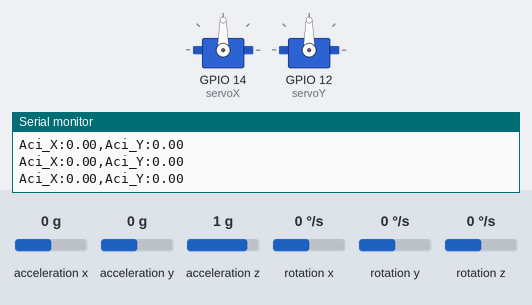
The sketch below on a simulated ESP8266 (NodeMCU). On the bench: 2 × servo, the last lines printed to the serial monitor. Wiring (inferred from the names in the program): MPU-6050 motion sensor at I2C address 0x68. The test bench sets the inputs (shaded band); at power-on: acceleration x 0 g, acceleration y 0 g, acceleration z 1 g, rotation x 0 °/s, rotation y 0 °/s, rotation z 0 °/s.

Above: at 2.2 s.
2.3 s: acceleration x set to -1.4 g
At 3.8 s:
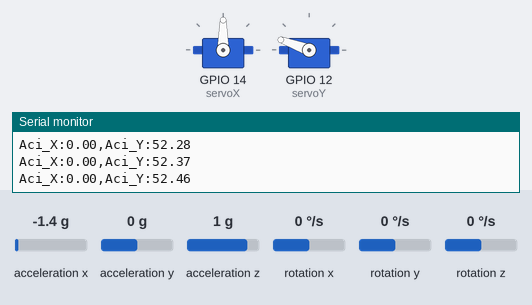
5.3 s: acceleration y set to -0.8 g
At 7.5 s:
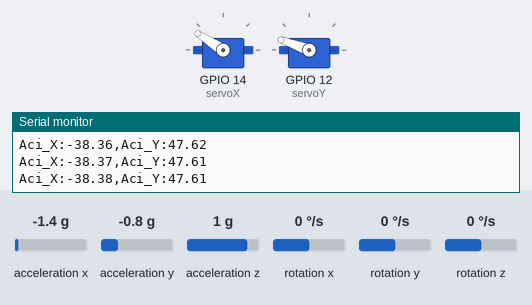
8.3 s: acceleration z set to 1.4 g
At 10.5 s:
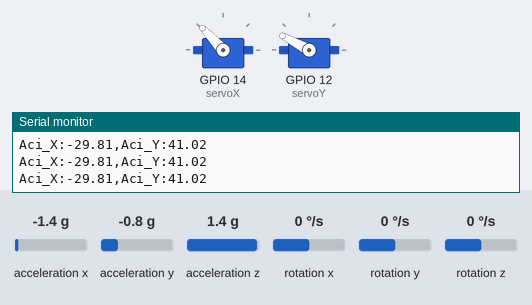
11.3 s: acceleration z set to 0 g
At 12.8 s:
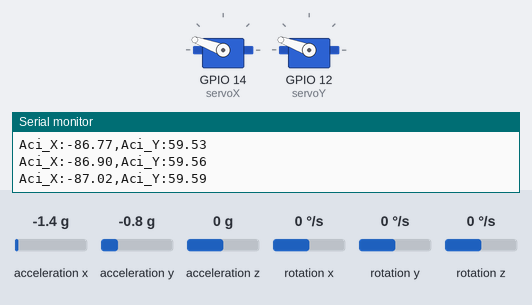
13.1 s: acceleration x set to 1.4 g
At 14.9 s:
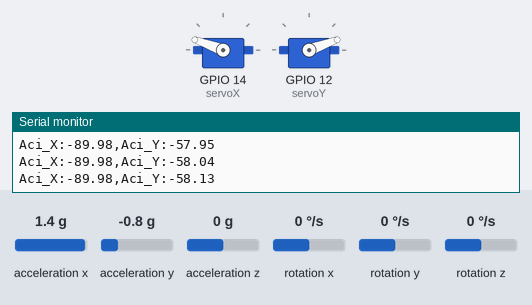
15.6 s: rotation x set to 192 °/s
Timing chart, 0 to 19.4 s (numbered marks = the images above; inputs shaded):
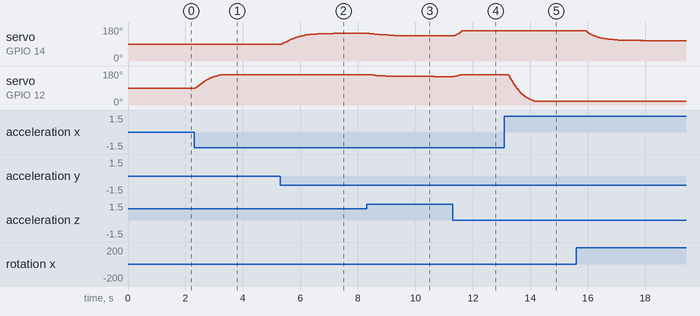

The sketch:

sketch_jun17a.ino
```cpp
#include <Wire.h>
#include <Servo.h>

// MPU6050 I2C Adresi
const int MPU_addr = 0x68;

// Servo Motor Nesneleri
Servo servoX;
Servo servoY;

// Sensörden ham verileri çeken veri yapısı (Derleyicinin tanıması için en başa aldık)
struct sensors_event_t {
  int16_t accX, accY, accZ;
  int16_t gyrX, gyrY, gyrZ;
};

// Filtre Değişkenleri
float aciX = 0, aciY = 0;
float lowPassAX = 0, lowPassAY = 0, lowPassAZ = 0;
unsigned long oncekiZaman = 0;
const float alpha = 0.96;
const float alphaLow = 0.1;

// Fonksiyonun prototipini derleyiciye önceden bildiriyoruz
void veriOku(sensors_event_t *a, sensors_event_t *g);

void setup() {
  Serial.begin(115200);
  delay(500);

  // I2C Pinlerini Başlat (SDA=D2, SCL=D1)
  Wire.begin(4, 5);

  // Servoları Pinlere Ata (X=D5, Y=D6)
  servoX.attach(14);
  servoY.attach(12);

  // Motorları ilk açılışta tam orta noktaya (90 derece) getir
  servoX.write(90);
  servoY.write(90);
  delay(500);

  // MPU6050 Uyandırma
  Wire.beginTransmission(MPU_addr);
  Wire.write(0x6B);
  Wire.write(0);
  Wire.endTransmission(true);

  // İlk ivmeölçer değerlerini okuyup filtreyi önceden dolduralım
  sensors_event_t a, g;
  veriOku(&a, &g);
  lowPassAX = a.accX;
  lowPassAY = a.accY;
  lowPassAZ = a.accZ;

  Serial.println("Sistem Düzeltildi! 2 Eksen Aktif.");
  oncekiZaman = millis();
}

void veriOku(sensors_event_t *a, sensors_event_t *g) {
  Wire.beginTransmission(MPU_addr);
  Wire.write(0x3B);
  Wire.endTransmission(false);

  // ESP8266 kütüphane çakışmasını önlemek için veri tiplerini açıkça belirtiyoruz (Casting)
  Wire.requestFrom((uint8_t)MPU_addr, (size_t)14, (bool)true);

  a->accX = Wire.read() << 8 | Wire.read();
  a->accY = Wire.read() << 8 | Wire.read();
  a->accZ = Wire.read() << 8 | Wire.read();
  Wire.read() << 8 | Wire.read(); // Sıcaklığı atla
  g->gyrX = Wire.read() << 8 | Wire.read();
  g->gyrY = Wire.read() << 8 | Wire.read();
  g->gyrZ = Wire.read() << 8 | Wire.read();
}

void loop() {
  sensors_event_t raw_a, raw_g;
  veriOku(&raw_a, &raw_g);

  // dt (Geçen Zaman) Hesaplama
  unsigned long simdikiZaman = millis();
  float dt = (simdikiZaman - oncekiZaman) / 1000.0;
  if (dt <= 0.0 || dt > 0.5) dt = 0.01;
  oncekiZaman = simdikiZaman;

  // İvmeölçer Alçak Geçiren Filtre
  lowPassAX = alphaLow * raw_a.accX + (1 - alphaLow) * lowPassAX;
  lowPassAY = alphaLow * raw_a.accY + (1 - alphaLow) * lowPassAY;
  lowPassAZ = alphaLow * raw_a.accZ + (1 - alphaLow) * lowPassAZ;

  // Ham verileri G kuvvetine çevir
  float ax = lowPassAX / 16384.0;
  float ay = lowPassAY / 16384.0;
  float az = lowPassAZ / 16384.0;

  // 2 Eksen Bağımsız Matematiksel Hesaplama
  float ivmeAciX = atan2(ay, az) * 180.0 / PI;
  float ivmeAciY = atan(-ax / sqrt(ay * ay + az * az)) * 180.0 / PI;

  // Jiroskop Hızları (Derece/Saniye)
  float gx = raw_g.gyrX / 131.0;
  float gy = raw_g.gyrY / 131.0;

  // Tümleyici Filtre (Complementary Filter)
  aciX = alpha * (aciX + gx * dt) + (1 - alpha) * ivmeAciX;
  aciY = alpha * (aciY + gy * dt) + (1 - alpha) * ivmeAciY;

  // --- DENGELEME MANTIĞI ---
  int servoPozisyonX = map(aciX, -60, 60, 180, 0);
  int servoPozisyonY = map(aciY, -60, 60, 0, 180);

  // Güvenlik Sınırları (Motorları zorlamamak için kısıtlama)
  servoPozisyonX = constrain(servoPozisyonX, 20, 160);
  servoPozisyonY = constrain(servoPozisyonY, 20, 160);

  // Motorlara Emri Gönder
  servoX.write(servoPozisyonX);
  servoY.write(servoPozisyonY);

  // Takip için Seri Çizici formatı
  Serial.print("Aci_X:"); Serial.print(aciX);
  Serial.print(",Aci_Y:"); Serial.println(aciY);

  delay(15);
}
```

Measured:
- after the input at 2.3 s, servo on GPIO 12 (servoY): moves from 90° to 160° over 0.90 s, starting at once
- after the input at 5.3 s, servo on GPIO 14 (servoX): moves from 90° to 147° over 1.8 s, starting after 0.06 s
- after the input at 8.3 s, servo on GPIO 14 (servoX): moves from 147° to 133° over 1.5 s, starting after 0.09 s; servo on GPIO 12 (servoY): moves from 160° to 150° over 2.2 s, starting after 0.11 s
- after the input at 11.3 s, servo on GPIO 14 (servoX): moves from 133° to 160° over 0.30 s, starting at once; servo on GPIO 12 (servoY): 150° → 152° at once, → 153° 0.07 s later, → 160° 0.07 s later
- after the input at 13.1 s, servo on GPIO 12 (servoY): moves from 160° to 20° over 0.92 s, starting after 0.14 s
